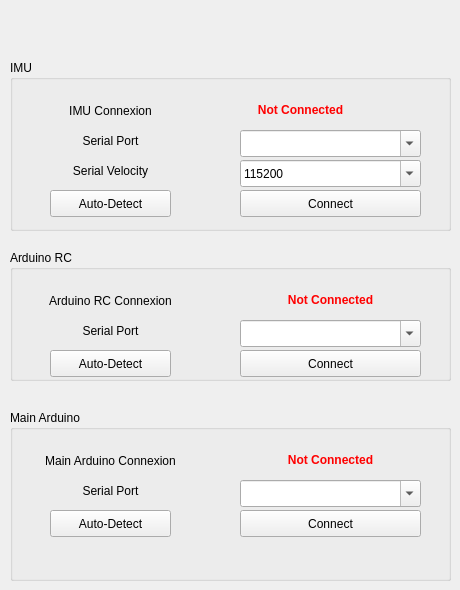
    <widget class="QWidget" name="tab_2">
     <attribute name="icon">
      <iconset resource="ressources.qrc">
       <normaloff>:/images/noun_connection_1583671.png</normaloff>:/images/noun_connection_1583671.png</iconset>
     </attribute>
     <attribute name="title">
      <string>Connections</string>
     </attribute>
     <widget class="QGroupBox" name="groupBox_6">
      <property name="geometry">
       <rect>
        <x>10</x>
        <y>60</y>
        <width>441</width>
        <height>171</height>
       </rect>
      </property>
      <property name="title">
       <string>IMU</string>
      </property>
      <widget class="QLabel" name="label_38">
       <property name="geometry">
        <rect>
         <x>10</x>
         <y>40</y>
         <width>181</width>
         <height>21</height>
        </rect>
       </property>
       <property name="text">
        <string>IMU Connexion</string>
       </property>
       <property name="alignment">
        <set>Qt::AlignCenter</set>
       </property>
      </widget>
      <widget class="QLabel" name="label_39">
       <property name="geometry">
        <rect>
         <x>10</x>
         <y>70</y>
         <width>181</width>
         <height>21</height>
        </rect>
       </property>
       <property name="text">
        <string>Serial Port</string>
       </property>
       <property name="alignment">
        <set>Qt::AlignCenter</set>
       </property>
      </widget>
      <widget class="QLabel" name="label_40">
       <property name="geometry">
        <rect>
         <x>10</x>
         <y>100</y>
         <width>181</width>
         <height>21</height>
        </rect>
       </property>
       <property name="text">
        <string>Serial Velocity</string>
       </property>
       <property name="alignment">
        <set>Qt::AlignCenter</set>
       </property>
      </widget>
      <widget class="QLabel" name="label_41">
       <property name="geometry">
        <rect>
         <x>230</x>
         <y>40</y>
         <width>121</width>
         <height>20</height>
        </rect>
       </property>
       <property name="font">
        <font>
         <weight>75</weight>
         <bold>true</bold>
        </font>
       </property>
       <property name="styleSheet">
        <string notr="true">color:rgb(255, 0, 0)</string>
       </property>
       <property name="text">
        <string>Not Connected</string>
       </property>
       <property name="alignment">
        <set>Qt::AlignCenter</set>
       </property>
      </widget>
      <widget class="QComboBox" name="comboBox">
       <property name="geometry">
        <rect>
         <x>230</x>
         <y>100</y>
         <width>181</width>
         <height>27</height>
        </rect>
       </property>
       <property name="editable">
        <bool>true</bool>
       </property>
       <item>
        <property name="text">
         <string>115200</string>
        </property>
       </item>
       <item>
        <property name="text">
         <string>1200</string>
        </property>
       </item>
       <item>
        <property name="text">
         <string>2400</string>
        </property>
       </item>
       <item>
        <property name="text">
         <string>4800</string>
        </property>
       </item>
       <item>
        <property name="text">
         <string>9600</string>
        </property>
       </item>
       <item>
        <property name="text">
         <string>19200</string>
        </property>
       </item>
       <item>
        <property name="text">
         <string>38400</string>
        </property>
       </item>
       <item>
        <property name="text">
         <string>57600</string>
        </property>
       </item>
       <item>
        <property name="text">
         <string>230400</string>
        </property>
       </item>
       <item>
        <property name="text">
         <string>250000</string>
        </property>
       </item>
       <item>
        <property name="text">
         <string>460800</string>
        </property>
       </item>
       <item>
        <property name="text">
         <string>500000</string>
        </property>
       </item>
       <item>
        <property name="text">
         <string>800000</string>
        </property>
       </item>
       <item>
        <property name="text">
         <string>921600</string>
        </property>
       </item>
       <item>
        <property name="text">
         <string>1000000</string>
        </property>
       </item>
       <item>
        <property name="text">
         <string>2000000</string>
        </property>
       </item>
      </widget>
      <widget class="QComboBox" name="comboBox_2">
       <property name="geometry">
        <rect>
         <x>230</x>
         <y>70</y>
         <width>181</width>
         <height>27</height>
        </rect>
       </property>
       <property name="editable">
        <bool>true</bool>
       </property>
      </widget>
      <widget class="QPushButton" name="pushButton">
       <property name="geometry">
        <rect>
         <x>230</x>
         <y>130</y>
         <width>181</width>
         <height>27</height>
        </rect>
       </property>
       <property name="text">
        <string>Connect</string>
       </property>
      </widget>
      <widget class="QPushButton" name="pushButton_7">
       <property name="enabled">
        <bool>true</bool>
       </property>
       <property name="geometry">
        <rect>
         <x>40</x>
         <y>130</y>
         <width>121</width>
         <height>27</height>
        </rect>
       </property>
       <property name="text">
        <string>Auto-Detect</string>
       </property>
      </widget>
     </widget>
     <widget class="QGroupBox" name="groupBox_7">
      <property name="geometry">
       <rect>
        <x>10</x>
        <y>250</y>
        <width>441</width>
        <height>131</height>
       </rect>
      </property>
      <property name="title">
       <string>Arduino RC</string>
      </property>
      <widget class="QLabel" name="label_42">
       <property name="geometry">
        <rect>
         <x>10</x>
         <y>40</y>
         <width>181</width>
         <height>21</height>
        </rect>
       </property>
       <property name="text">
        <string>Arduino RC Connexion</string>
       </property>
       <property name="alignment">
        <set>Qt::AlignCenter</set>
       </property>
      </widget>
      <widget class="QLabel" name="label_43">
       <property name="geometry">
        <rect>
         <x>10</x>
         <y>70</y>
         <width>181</width>
         <height>21</height>
        </rect>
       </property>
       <property name="text">
        <string>Serial Port</string>
       </property>
       <property name="alignment">
        <set>Qt::AlignCenter</set>
       </property>
      </widget>
      <widget class="QLabel" name="label_45">
       <property name="geometry">
        <rect>
         <x>230</x>
         <y>40</y>
         <width>181</width>
         <height>20</height>
        </rect>
       </property>
       <property name="font">
        <font>
         <weight>75</weight>
         <bold>true</bold>
        </font>
       </property>
       <property name="styleSheet">
        <string notr="true">color:rgb(255, 0, 0)</string>
       </property>
       <property name="text">
        <string>Not Connected</string>
       </property>
       <property name="alignment">
        <set>Qt::AlignCenter</set>
       </property>
      </widget>
      <widget class="QComboBox" name="comboBox_4">
       <property name="geometry">
        <rect>
         <x>230</x>
         <y>70</y>
         <width>181</width>
         <height>27</height>
        </rect>
       </property>
       <property name="editable">
        <bool>true</bool>
       </property>
      </widget>
      <widget class="QPushButton" name="pushButton_2">
       <property name="geometry">
        <rect>
         <x>230</x>
         <y>100</y>
         <width>181</width>
         <height>27</height>
        </rect>
       </property>
       <property name="text">
        <string>Connect</string>
       </property>
      </widget>
      <widget class="QPushButton" name="pushButton_8">
       <property name="geometry">
        <rect>
         <x>40</x>
         <y>100</y>
         <width>121</width>
         <height>27</height>
        </rect>
       </property>
       <property name="text">
        <string>Auto-Detect</string>
       </property>
      </widget>
     </widget>
     <widget class="QGroupBox" name="groupBox_8">
      <property name="geometry">
       <rect>
        <x>10</x>
        <y>410</y>
        <width>441</width>
        <height>171</height>
       </rect>
      </property>
      <property name="title">
       <string>Main Arduino</string>
      </property>
      <widget class="QLabel" name="label_46">
       <property name="geometry">
        <rect>
         <x>10</x>
         <y>40</y>
         <width>181</width>
         <height>21</height>
        </rect>
       </property>
       <property name="text">
        <string>Main Arduino Connexion</string>
       </property>
       <property name="alignment">
        <set>Qt::AlignCenter</set>
       </property>
      </widget>
      <widget class="QLabel" name="label_47">
       <property name="geometry">
        <rect>
         <x>10</x>
         <y>70</y>
         <width>181</width>
         <height>21</height>
        </rect>
       </property>
       <property name="text">
        <string>Serial Port</string>
       </property>
       <property name="alignment">
        <set>Qt::AlignCenter</set>
       </property>
      </widget>
      <widget class="QLabel" name="label_49">
       <property name="geometry">
        <rect>
         <x>230</x>
         <y>40</y>
         <width>181</width>
         <height>20</height>
        </rect>
       </property>
       <property name="font">
        <font>
         <weight>75</weight>
         <bold>true</bold>
        </font>
       </property>
       <property name="styleSheet">
        <string notr="true">color:rgb(255, 0, 0)</string>
       </property>
       <property name="text">
        <string>Not Connected</string>
       </property>
       <property name="alignment">
        <set>Qt::AlignCenter</set>
       </property>
      </widget>
      <widget class="QComboBox" name="comboBox_6">
       <property name="geometry">
        <rect>
         <x>230</x>
         <y>70</y>
         <width>181</width>
         <height>27</height>
        </rect>
       </property>
       <property name="editable">
        <bool>true</bool>
       </property>
      </widget>
      <widget class="QPushButton" name="pushButton_3">
       <property name="geometry">
        <rect>
         <x>230</x>
         <y>100</y>
         <width>181</width>
         <height>27</height>
        </rect>
       </property>
       <property name="text">
        <string>Connect</string>
       </property>
      </widget>
      <widget class="QPushButton" name="pushButton_9">
       <property name="geometry">
        <rect>
         <x>40</x>
         <y>100</y>
         <width>121</width>
         <height>27</height>
        </rect>
       </property>
       <property name="text">
        <string>Auto-Detect</string>
       </property>
      </widget>
     </widget>
    </widget>
